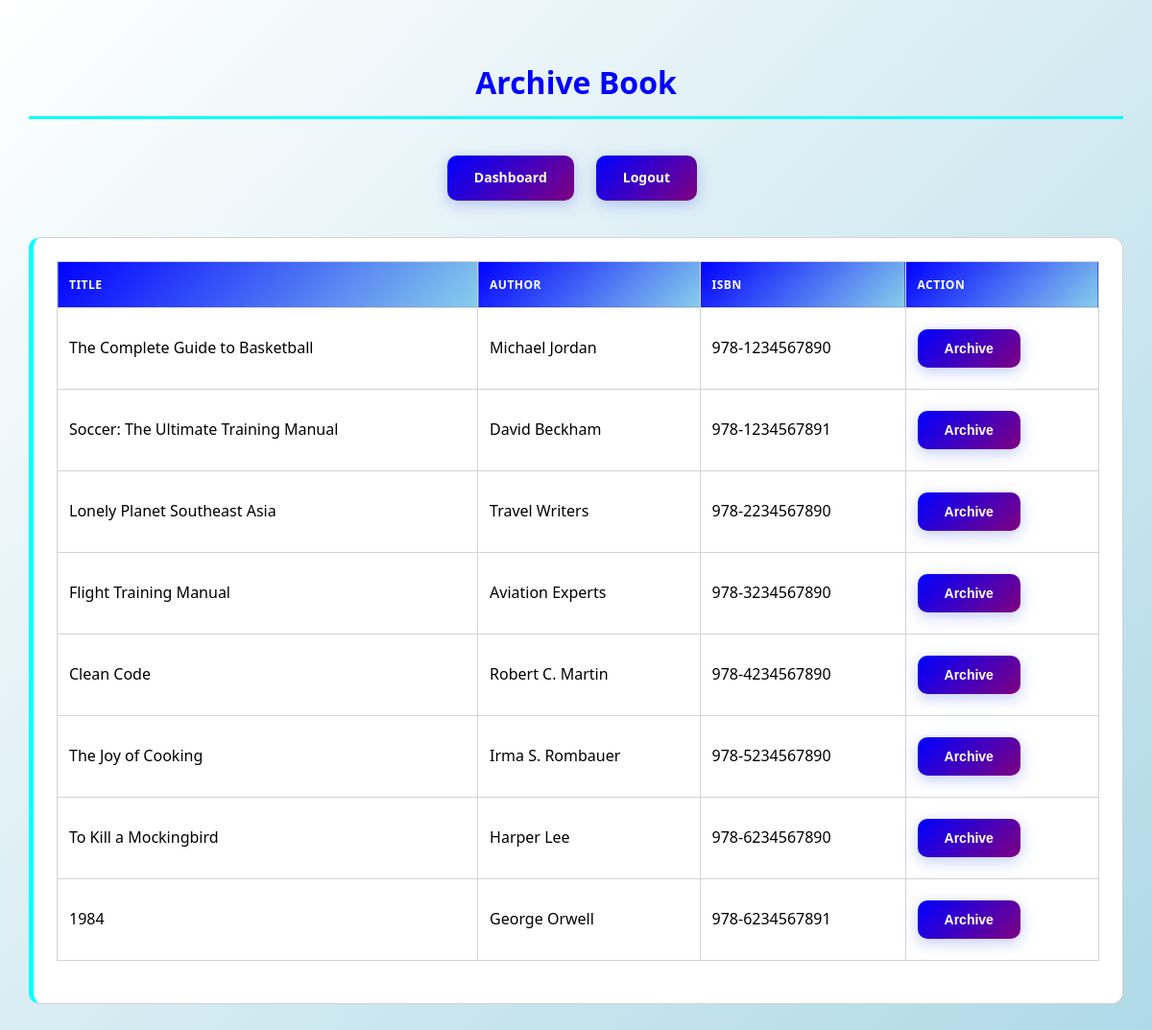
Page /view/archive_book.php (signed in) on the committed database.
### tables this page shows
CREATE TABLE Book (
    Book_ID INT PRIMARY KEY AUTO_INCREMENT,
    Title VARCHAR(255) NOT NULL,
    Author VARCHAR(255) NOT NULL,
    ISBN VARCHAR(20) UNIQUE,
    Category_ID INT,
    Publisher VARCHAR(150),
    Book_Price DECIMAL(10,2) NOT NULL,
    Total_Copies INT NOT NULL DEFAULT 1,
    Copies_Available INT NOT NULL DEFAULT 1,
    Status ENUM('Available', 'Archived') DEFAULT 'Available',
    Added_By INT,
    Added_Date TIMESTAMP DEFAULT CURRENT_TIMESTAMP,
    FOREIGN KEY (Category_ID) REFERENCES Category(Category_ID),
    FOREIGN KEY (Added_By) REFERENCES Users(User_ID)
);

### model/Book.php (called while the page is built, shortened)
<?php
require_once __DIR__ . '/../config/db.php';
class Book {
    private $conn;
    public function __construct() {
        $database = new Database();
        $this->conn = $database->getConnection();
    }
    public function getAll() {
        $stmt = $this->conn->query('SELECT * FROM Book WHERE Status = "Available"');
        return $stmt->fetchAll(PDO::FETCH_ASSOC);
    }
}

### config/db.php (called while the page is built, shortened)
<?php
class Database {
    private $host = 'localhost';
    private $db_name = 'LIBRARY_SYSTEM';
    private $username = 'root';
    private $password = '';
    public function getConnection() {
        $this->conn = null;
        try {
            $this->conn = new PDO("mysql:host=" . $this->host . ";dbname=" . $this->db_name, $this->username, $this->password);
            $this->conn->setAttribute(PDO::ATTR_ERRMODE, PDO::ERRMODE_EXCEPTION);
        } catch(PDOException $exception) {
            echo "Connection error: " . $exception->getMessage();
        }
        return $this->conn;
    }
}
?>

### view/archive_book.php (the view, shortened to what this page needs)
<?php
require_once __DIR__ . '/../model/Book.php';
$bookModel = new Book();
$books = $bookModel->getAll();
?>
<!DOCTYPE html>
<html>
<head>
    <link rel="stylesheet" href="/LIBRARYSYSTEM/assets/css/style.css?v=1">
</head>
<body>
<div class="landscape-container">
    <h2 class="header">Archive Book</h2>
    <div class="horizontal-btns">
        <a class="btn" href="/LIBRARYSYSTEM/view/dashboard.php">Dashboard</a>
        <a class="btn" href="/LIBRARYSYSTEM/view/logout.php">Logout</a>
    </div>
    <div class="dashboard-section">
        <table class="table">
            <tr><th>Title</th><th>Author</th><th>ISBN</th><th>Action</th></tr>
            <?php foreach ($books as $b): ?>
                <tr>
                    <td><?php echo htmlspecialchars($b['Title']); ?></td>
                    <td><?php echo htmlspecialchars($b['Author']); ?></td>
                    <td><?php echo htmlspecialchars($b['ISBN']); ?></td>
                    <td>
                        <form method="post" action="/LIBRARYSYSTEM/view/archive_book_action.php" style="display:inline-block;">
                            <button type="submit" onclick="return confirm('Archive this book?');">Archive</button>
                        </form>
                    </td>
                </tr>
            <?php endforeach; ?>
        </table>
    </div>
</div>
</body>
</html>

### assets/css/style.css (style rules this page uses)
:root { --primary-color: blue; --secondary-color: skyblue; --accent-color: cyan; --success-color: green; --warning-color: orange; --danger-color: red; --dark-bg: black; --light-bg: white; --text-dark: black; --text-light: gray; --border-color: lightgray; --shadow: 0 4px 6px rgba(0, 0, 0, 0.1); --shadow-lg: 0 10px 25px rgba(0, 0, 0, 0.15); }
* { margin: 0; padding: 0; box-sizing: border-box; }
html { scroll-behavior: smooth; }
body { background: linear-gradient(135deg, white 0%, lightblue 100%); font-family: 'Segoe UI', Tahoma, Geneva, Verdana, sans-serif; color: var(--text-dark); line-height: 1.6; min-height: 100vh; }
.landscape-container { max-width: 1200px; margin: 30px auto; background-color: transparent; padding: 30px; display: flex; flex-direction: column; }
.header { text-align: center; color: var(--primary-color); margin-bottom: 30px; font-size: 32px; font-weight: 700; }
h1, h2, h3, h4, h5, h6 { color: var(--text-dark); font-weight: 600; }
h2 { font-size: 24px; margin-bottom: 20px; border-bottom: 3px solid var(--accent-color); padding-bottom: 10px; }
button, .btn, input[type="submit"], input[type="button"], input[type="reset"] { background: linear-gradient(135deg, blue 0%, purple 100%); color: white; border: none; border-radius: 10px; padding: 12px 28px; margin: 8px 8px 8px 0; cursor: pointer; font-size: 14px; font-weight: 600; transition: all 0.3s cubic-bezier(0.25, 0.8, 0.25, 1); display: inline-block; text-decoration: none; text-align: center; box-shadow: 0 4px 15px rgba(102, 126, 234, 0.4); position: relative; overflow: hidden; }
button::before, .btn::before, input[type="submit"]::before, input[type="button"]::before, input[type="reset"]::before { content: ''; position: absolute; top: 0; left: -100%; width: 100%; height: 100%; background: linear-gradient(90deg, transparent, rgba(255, 255, 255, 0.2), transparent); transition: left 0.5s; }
.horizontal-btns { display: flex; flex-direction: row; justify-content: center; gap: 15px; margin-bottom: 30px; flex-wrap: wrap; }
.dashboard-section { background: white; border-radius: 12px; padding: 24px; margin-bottom: 24px; border: 1px solid var(--border-color); border-left: 5px solid var(--accent-color); }
.table { width: 100%; border-collapse: collapse; margin-bottom: 20px; background: white; }
.table th, .table td { border: 1px solid var(--border-color); padding: 14px 12px; text-align: left; }
.table th { background: linear-gradient(135deg, var(--primary-color), var(--secondary-color)); color: white; font-weight: 600; text-transform: uppercase; font-size: 12px; letter-spacing: 0.5px; }
.table tr:nth-child(even) { background-color: var(--light-bg); }
.landscape-container > * { animation: slideInUp 0.6s ease-out forwards; }
.landscape-container > *:nth-child(1) { animation-delay: 0s; }
.landscape-container > *:nth-child(2) { animation-delay: 0.1s; }
.landscape-container > *:nth-child(3) { animation-delay: 0.2s; }

### rows in the picture
book: Title "The Complete Guide to Basketball", Author "Michael Jordan", ISBN "978-1234567890"
book: Title "Soccer: The Ultimate Training Manual", Author "David Beckham", ISBN "978-1234567891"
book: Title "Lonely Planet Southeast Asia", Author "Travel Writers", ISBN "978-2234567890"
book: Title "Flight Training Manual", Author "Aviation Experts", ISBN "978-3234567890"
book: Title "Clean Code", Author "Robert C. Martin", ISBN "978-4234567890"
book: Title "The Joy of Cooking", Author "Irma S. Rombauer", ISBN "978-5234567890"
book: Title "To Kill a Mockingbird", Author "Harper Lee", ISBN "978-6234567890"
book: Title "1984", Author "George Orwell", ISBN "978-6234567891"
